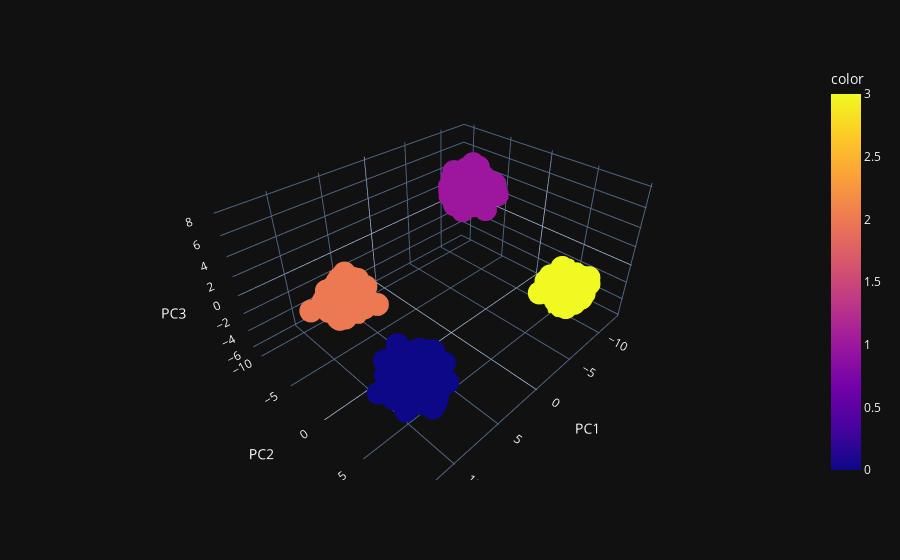

Notebook code cell kept with this figure:
### Code cell
# 3D PCA plot
px.scatter_3d(df_pca, x='PC1', y='PC2', z='PC3', color=labels, template='plotly_dark')

### Figure 1 — Plotly figure (JSON) as saved in the notebook; plotly's stock layout.template omitted (floating-point values rounded to 4 significant figures; data arrays with more than 128 entries replaced by an {"elided": "..."} marker saying what was removed)
{"data": [{"hovertemplate": "PC1=%{x}<br>PC2=%{y}<br>PC3=%{z}<br>color=%{marker.color}<extra></extra>", "legendgroup": "", "marker": {"color": {"elided": "1000 int values"}, "coloraxis": "coloraxis", "symbol": "circle"}, "mode": "markers", "name": "", "scene": "scene", "showlegend": false, "type": "scatter3d", "x": {"elided": "1000 float values"}, "y": {"elided": "1000 float values"}, "z": {"elided": "1000 float values"}}], "layout": {"coloraxis": {"colorbar": {"title": {"text": "color"}}, "colorscale": [[0, "#0d0887"], [0.1111, "#46039f"], [0.2222, "#7201a8"], [0.3333, "#9c179e"], [0.4444, "#bd3786"], [0.5556, "#d8576b"], [0.6667, "#ed7953"], [0.7778, "#fb9f3a"], [0.8889, "#fdca26"], [1, "#f0f921"]]}, "legend": {"tracegroupgap": 0}, "margin": {"t": 60}, "scene": {"domain": {"x": [0, 1], "y": [0, 1]}, "xaxis": {"title": {"text": "PC1"}}, "yaxis": {"title": {"text": "PC2"}}, "zaxis": {"title": {"text": "PC3"}}}}}
